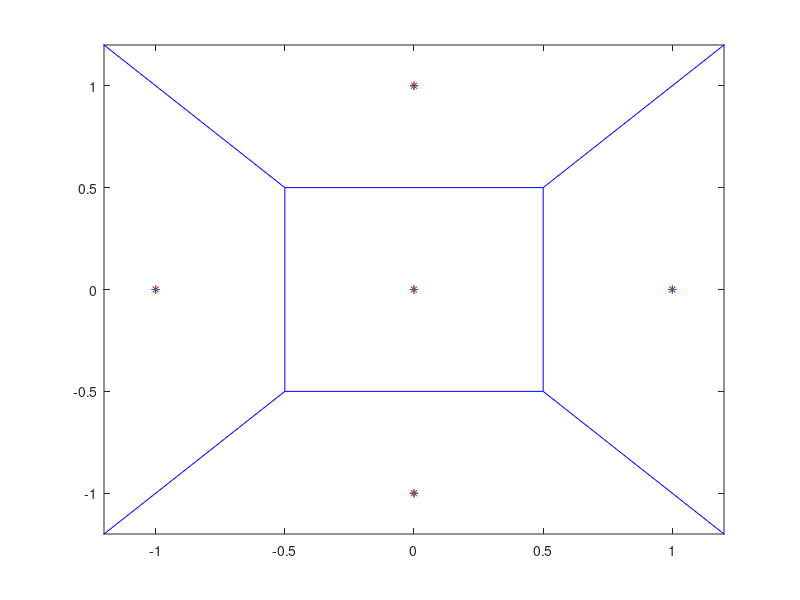

MATLAB code for this plot: (Note: this script raises an error after producing the figure.)
p1 = [0,0;1,0;0,1;-1,0;0,-1];

plot(p1(:,1),p1(:,2),'r*');
hold on
voronoi(p1(:,1),p1(:,2));

[V,C] = voronoin(p1);

hasBS = zeros(length(p1),1);
BS = zeros(size(p1));

for i = 1:length(p1)
    if find(C{i,1}==1)
        continue
    end
    in = inpolygon(p3(:,1),p3(:,2),V(C{i,1},1),V(C{i,1},2));
    a = find(in==1);
    if isempty(a)
        continue
    end
    hasBS(i) = 1;    
    BS(i,:) = p3(a(1),:);
end
save BS
save hasBS

clear V C in a
plot(BS(:,1),BS(:,2),'go');


